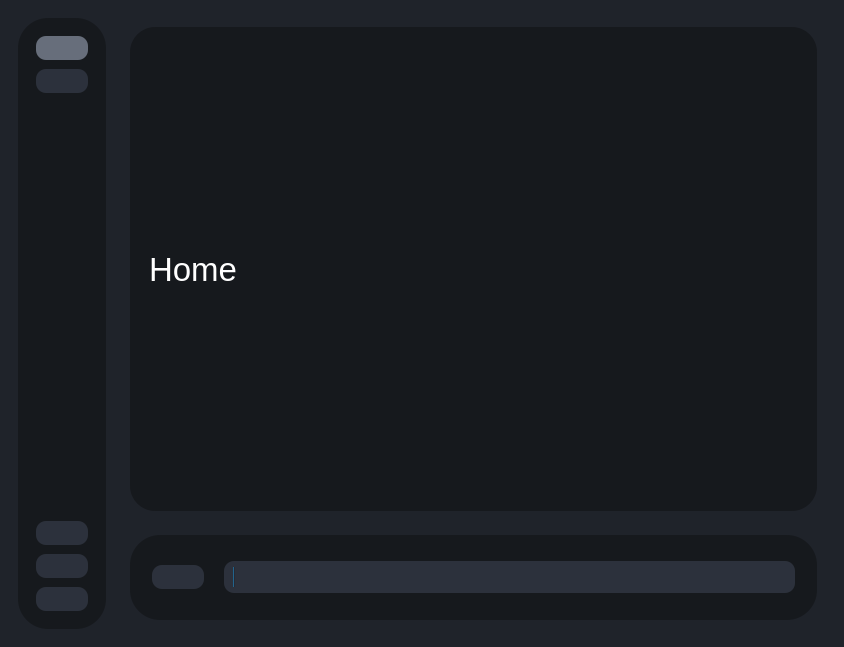
<?xml version="1.0" encoding="UTF-8"?>
<ui version="4.0">
 <class>MainWindow</class>
 <widget class="QMainWindow" name="MainWindow">
  <property name="geometry">
   <rect>
    <x>0</x>
    <y>0</y>
    <width>844</width>
    <height>647</height>
   </rect>
  </property>
  <property name="windowTitle">
   <string>MainWindow</string>
  </property>
  <property name="styleSheet">
   <string notr="true">*{
	border: none;
	background-color: transparent;
	background: none;
	padding: 0;
	margin: 0;
	color: #fff;
}


#centralwidget{
	background-color:#1f232a;
}
#leftMenuSubContainer{
	background-color:#16191d;
   border-top-left-radius: 30px;
  border-bottom-left-radius: 30px;
  border-top-right-radius: 30px;
  border-bottom-right-radius: 30px;
}
#bottomMenuSubContainer{
	background-color:#16191d;
   border-top-left-radius: 30px;
  border-bottom-left-radius: 30px;
  border-top-right-radius: 30px;
  border-bottom-right-radius: 30px;
}
QPushButton{
    background-color:#2c313c;
	text-align:left;
	padding:5px 10px;
	border-top-left-radius: 10px;
	border-bottom-left-radius: 10px;
border-top-right-radius: 10px;
  border-bottom-right-radius: 10px;
}
QProgressBar{
    background-color:#2c313c;
	text-align:left;
	padding:5px 10px;
	border-top-left-radius: 10px;
	border-bottom-left-radius: 10px;
border-top-right-radius: 10px;
  border-bottom-right-radius: 10px;
}
QStackedWidget{
	background-color:#16191d;
	text-align:left;
	padding:5px 10px;
	border-top-left-radius: 25px;
	border-bottom-left-radius: 25px;
border-top-right-radius: 25px;
  border-bottom-right-radius: 25px;
}
QPushButton:checked{
background-color:#676e7b
}</string>
  </property>
  <widget class="QWidget" name="centralwidget">
   <layout class="QGridLayout" name="gridLayout">
    <item row="0" column="1">
     <widget class="QWidget" name="centralWidget" native="true">
      <property name="minimumSize">
       <size>
        <width>0</width>
        <height>0</height>
       </size>
      </property>
      <layout class="QVBoxLayout" name="verticalLayout_2">
       <item>
        <widget class="QWidget" name="mainWindowContainer" native="true">
         <property name="sizePolicy">
          <sizepolicy hsizetype="MinimumExpanding" vsizetype="MinimumExpanding">
           <horstretch>0</horstretch>
           <verstretch>0</verstretch>
          </sizepolicy>
         </property>
         <property name="minimumSize">
          <size>
           <width>0</width>
           <height>0</height>
          </size>
         </property>
         <layout class="QHBoxLayout" name="horizontalLayout_3">
          <item>
           <widget class="QStackedWidget" name="stackedWidget">
            <widget class="QWidget" name="page">
             <layout class="QGridLayout" name="gridLayout_2">
              <item row="0" column="0">
               <widget class="QLabel" name="label">
                <property name="font">
                 <font>
                  <pointsize>25</pointsize>
                 </font>
                </property>
                <property name="text">
                 <string>Home</string>
                </property>
               </widget>
              </item>
             </layout>
            </widget>
            <widget class="QWidget" name="page_2">
             <layout class="QGridLayout" name="gridLayout_3">
              <item row="0" column="0">
               <widget class="QLabel" name="label_2">
                <property name="font">
                 <font>
                  <pointsize>25</pointsize>
                 </font>
                </property>
                <property name="text">
                 <string>Process</string>
                </property>
               </widget>
              </item>
             </layout>
            </widget>
            <widget class="QWidget" name="page_3">
             <layout class="QGridLayout" name="gridLayout_4">
              <item row="0" column="0">
               <widget class="QLabel" name="label_3">
                <property name="font">
                 <font>
                  <pointsize>25</pointsize>
                 </font>
                </property>
                <property name="text">
                 <string>Settngs</string>
                </property>
               </widget>
              </item>
             </layout>
            </widget>
            <widget class="QWidget" name="page_4">
             <layout class="QGridLayout" name="gridLayout_5">
              <item row="0" column="0">
               <widget class="QLabel" name="label_4">
                <property name="font">
                 <font>
                  <pointsize>25</pointsize>
                 </font>
                </property>
                <property name="text">
                 <string>More</string>
                </property>
               </widget>
              </item>
             </layout>
            </widget>
           </widget>
          </item>
         </layout>
        </widget>
       </item>
       <item alignment="Qt::AlignBottom">
        <widget class="QWidget" name="bottomMenuContainer" native="true">
         <layout class="QHBoxLayout" name="horizontalLayout">
          <item>
           <widget class="QWidget" name="bottomMenuSubContainer" native="true">
            <property name="minimumSize">
             <size>
              <width>0</width>
              <height>85</height>
             </size>
            </property>
            <layout class="QHBoxLayout" name="horizontalLayout_2">
             <property name="spacing">
              <number>20</number>
             </property>
             <property name="leftMargin">
              <number>22</number>
             </property>
             <property name="rightMargin">
              <number>22</number>
             </property>
             <item>
              <widget class="QPushButton" name="pushButton">
               <property name="maximumSize">
                <size>
                 <width>59</width>
                 <height>16777215</height>
                </size>
               </property>
               <property name="text">
                <string/>
               </property>
               <property name="icon">
                <iconset resource="resources.qrc">
                 <normaloff>:/icons/icons/play.svg</normaloff>:/icons/icons/play.svg</iconset>
               </property>
               <property name="iconSize">
                <size>
                 <width>55</width>
                 <height>45</height>
                </size>
               </property>
              </widget>
             </item>
             <item>
              <widget class="QProgressBar" name="progressBar">
               <property name="sizePolicy">
                <sizepolicy hsizetype="Expanding" vsizetype="Fixed">
                 <horstretch>0</horstretch>
                 <verstretch>0</verstretch>
                </sizepolicy>
               </property>
               <property name="value">
                <number>0</number>
               </property>
               <property name="textVisible">
                <bool>false</bool>
               </property>
              </widget>
             </item>
            </layout>
           </widget>
          </item>
         </layout>
        </widget>
       </item>
      </layout>
     </widget>
    </item>
    <item row="0" column="0" alignment="Qt::AlignLeft">
     <widget class="QWidget" name="leftMenuContainer" native="true">
      <property name="styleSheet">
       <string notr="true">backgroud-color: #1f232a</string>
      </property>
      <layout class="QVBoxLayout" name="verticalLayout">
       <property name="leftMargin">
        <number>9</number>
       </property>
       <property name="rightMargin">
        <number>0</number>
       </property>
       <item alignment="Qt::AlignLeft">
        <widget class="QWidget" name="leftMenuSubContainer" native="true">
         <layout class="QVBoxLayout" name="verticalLayout_3">
          <property name="rightMargin">
           <number>9</number>
          </property>
          <item>
           <widget class="QWidget" name="verticalWidget_2" native="true">
            <layout class="QVBoxLayout" name="verticalLayout_6">
             <property name="spacing">
              <number>9</number>
             </property>
             <property name="leftMargin">
              <number>9</number>
             </property>
             <property name="topMargin">
              <number>9</number>
             </property>
             <property name="rightMargin">
              <number>9</number>
             </property>
             <property name="bottomMargin">
              <number>9</number>
             </property>
             <item>
              <widget class="QPushButton" name="homeBtn">
               <property name="minimumSize">
                <size>
                 <width>31</width>
                 <height>0</height>
                </size>
               </property>
               <property name="maximumSize">
                <size>
                 <width>55</width>
                 <height>16777215</height>
                </size>
               </property>
               <property name="text">
                <string/>
               </property>
               <property name="icon">
                <iconset resource="resources.qrc">
                 <normaloff>:/icons/icons/home.svg</normaloff>:/icons/icons/home.svg</iconset>
               </property>
               <property name="iconSize">
                <size>
                 <width>35</width>
                 <height>35</height>
                </size>
               </property>
               <property name="checkable">
                <bool>true</bool>
               </property>
               <property name="checked">
                <bool>true</bool>
               </property>
              </widget>
             </item>
             <item>
              <widget class="QPushButton" name="processBtn">
               <property name="maximumSize">
                <size>
                 <width>55</width>
                 <height>16777215</height>
                </size>
               </property>
               <property name="text">
                <string/>
               </property>
               <property name="icon">
                <iconset resource="resources.qrc">
                 <normaloff>:/icons/icons/cpu.svg</normaloff>:/icons/icons/cpu.svg</iconset>
               </property>
               <property name="iconSize">
                <size>
                 <width>35</width>
                 <height>35</height>
                </size>
               </property>
               <property name="checkable">
                <bool>true</bool>
               </property>
              </widget>
             </item>
            </layout>
           </widget>
          </item>
          <item>
           <spacer name="verticalSpacer">
            <property name="orientation">
             <enum>Qt::Vertical</enum>
            </property>
            <property name="sizeHint" stdset="0">
             <size>
              <width>20</width>
              <height>40</height>
             </size>
            </property>
           </spacer>
          </item>
          <item>
           <widget class="QWidget" name="verticalWidget" native="true">
            <layout class="QVBoxLayout" name="verticalLayout_4">
             <property name="spacing">
              <number>9</number>
             </property>
             <property name="rightMargin">
              <number>9</number>
             </property>
             <item>
              <widget class="QPushButton" name="settingsBtn">
               <property name="sizePolicy">
                <sizepolicy hsizetype="Minimum" vsizetype="Minimum">
                 <horstretch>0</horstretch>
                 <verstretch>0</verstretch>
                </sizepolicy>
               </property>
               <property name="maximumSize">
                <size>
                 <width>55</width>
                 <height>16777215</height>
                </size>
               </property>
               <property name="contextMenuPolicy">
                <enum>Qt::NoContextMenu</enum>
               </property>
               <property name="styleSheet">
                <string notr="true">text-align:left;
icon-align:center;
</string>
               </property>
               <property name="text">
                <string/>
               </property>
               <property name="icon">
                <iconset resource="resources.qrc">
                 <normaloff>:/icons/icons/settings.svg</normaloff>:/icons/icons/settings.svg</iconset>
               </property>
               <property name="iconSize">
                <size>
                 <width>35</width>
                 <height>35</height>
                </size>
               </property>
               <property name="checkable">
                <bool>true</bool>
               </property>
              </widget>
             </item>
             <item>
              <widget class="QPushButton" name="githubBtn">
               <property name="maximumSize">
                <size>
                 <width>55</width>
                 <height>16777215</height>
                </size>
               </property>
               <property name="icon">
                <iconset resource="resources.qrc">
                 <normaloff>:/icons/icons/github.svg</normaloff>:/icons/icons/github.svg</iconset>
               </property>
               <property name="iconSize">
                <size>
                 <width>35</width>
                 <height>35</height>
                </size>
               </property>
               <property name="checkable">
                <bool>false</bool>
               </property>
              </widget>
             </item>
             <item>
              <widget class="QPushButton" name="moreBtn">
               <property name="maximumSize">
                <size>
                 <width>55</width>
                 <height>16777215</height>
                </size>
               </property>
               <property name="text">
                <string/>
               </property>
               <property name="icon">
                <iconset resource="resources.qrc">
                 <normaloff>:/icons/icons/more-horizontal.svg</normaloff>:/icons/icons/more-horizontal.svg</iconset>
               </property>
               <property name="iconSize">
                <size>
                 <width>35</width>
                 <height>35</height>
                </size>
               </property>
               <property name="checkable">
                <bool>true</bool>
               </property>
              </widget>
             </item>
            </layout>
           </widget>
          </item>
         </layout>
        </widget>
       </item>
      </layout>
     </widget>
    </item>
   </layout>
  </widget>
 </widget>
 <resources>
  <include location="resources.qrc"/>
 </resources>
 <connections/>
</ui>
